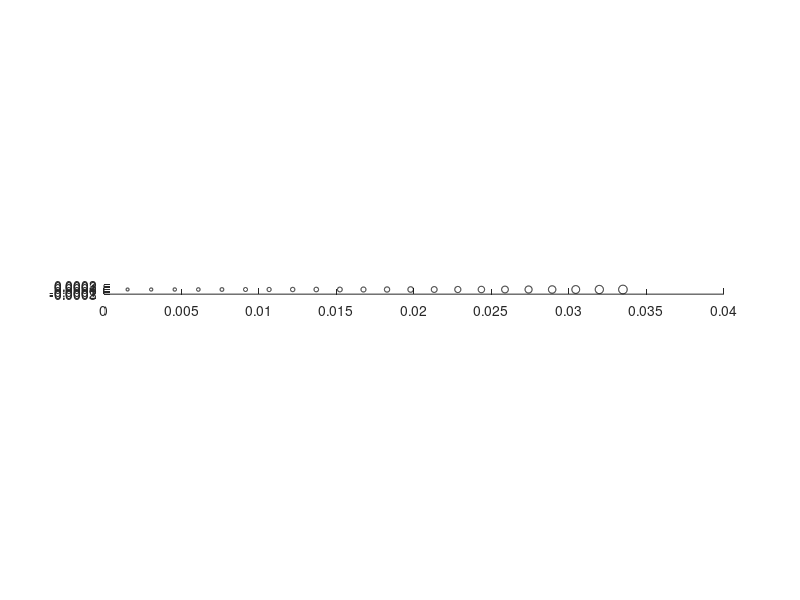

Write MATLAB code to recreate this figure. (Note: this script raises an error after producing the figure.)
% RUN_resonances.m
%
% Computes the resonant frequencies for an array
% of N resonators in two dimensions.
%
%%%%%%%%%%%%%%%%%%%%%%%%%%%%%%%%%%%%
%
% Davies, B
%
% 2019
%
%%%%%%%%%%%%%%%%%%%%%%%%%%%%%%%%%%%%
clear all, close all

%% Define parameters

L = 35e-3;              % length of cochlea
N = 22;                 % number of resonators
L_end = L;

s = 1.05;
a = 0.0001;

for i = 1:N
    R(i) = a*s^(i-1);
end

%%% Material parameters
rho0 = 1e3;                 % density of water
kappa0 = 2e9;               % bulk modulus of water
v = sqrt(kappa0/rho0);      % speed of sound in water

rho_b = 1.2;                % density of resonators/air
kappa_b = 1e5;              % bulk modulus of resonators/air
v_b = sqrt(kappa_b/rho_b);  % speed of sound in air

% High contrast parameter \delta
delta=rho_b/rho0;

% Define the position of the centres of the resonators
cx = linspace(0,L,N+2);
cx = cx(2:end-1);
cy = zeros(1,N);

% Maximum order for multipole expansion (n = -N_multi, ..., -2, -1, 0, +1,
% +2, ..., +N_multi)
% If we use higher order, then accuracy improves. Usually 3 is sufficient.
N_multi = 3;

%%% Plot the geometry
figure, hold on
t = linspace(0,2*pi);
for n = 1:length(R)
    plot(cx(n)+R(n)*cos(t), cy(n)+R(n)*sin(t),'k')
end
daspect([1 1 1])
hold off


%% Compute initial guesses for the resonances
% Define function f : f gives minimum of eigenvalues of the operator A
% MakeA : gives a matrix approximation for the operator A

f= @(z) min(eig(MakeA(R,z,rho0,rho_b,kappa0,kappa_b,delta,N_multi,cx,cy)));

x = linspace(1, 2*pi*22000, 200);
init = [];
y = zeros(1, length(x));
for i = 1:length(x)
    y(i) = abs(f(x(i)));
end
for i = 2:length(x)-1
    if y(i)<y(i-1) & y(i)<y(i+1) & (isempty(init) || min(abs(init-x(i)*ones(1,length(init)))) > 1e0)
        init = [init x(i)];
    end
end

if length(init) < length(R)
    disp('WARNING: fewer than N initial guesses created')
end

init = sort(init);

%% Use Muller's method to find the resonances

distTol = 5e-5; fTol = 1e-5; iterMax = 10;
resonances = [];
n = 1;
for initGuess = init
        
    z0 = initGuess;
    z1 = initGuess - 1i;
    z2 = initGuess - 2i;
    
    res = MullersMethod(f, z0, z1, z2, iterMax, distTol, fTol);
    if isempty(resonances) || min(abs(resonances-res*ones(1,length(resonances)))) > 1e0
       fprintf(['Resonant frequency #', num2str(n), ' :   %.8f %.8fi (%.0f Hz) \n'], real(res), imag(res), real(res)/2/pi)
       resonances = [resonances res];
       n = n + 1;
    end
end

figure
scatter(real(resonances), imag(resonances), 'x')
xlabel('$\Re\omega_n$ (Hz)','interpreter','latex')
ylabel('$\Im\omega_n$','interpreter','latex')